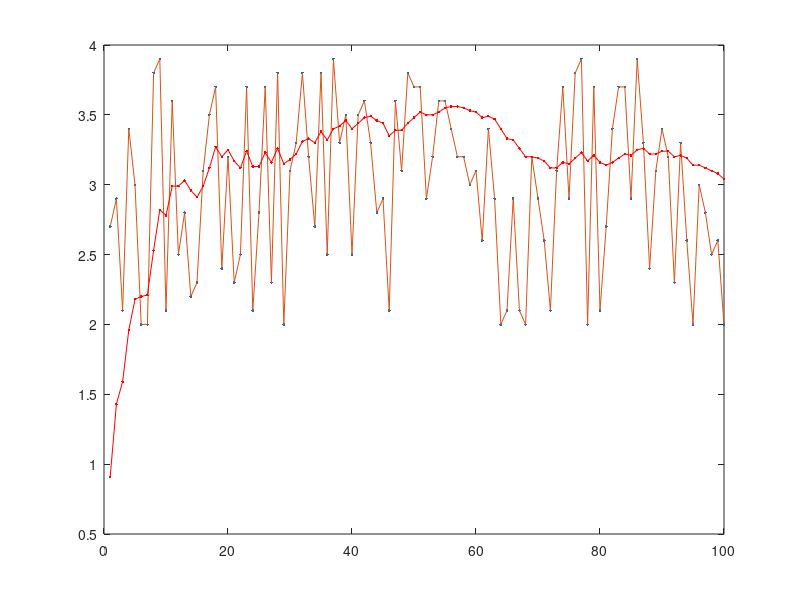

MATLAB code to generate this figure:
clc
clear
%close all
fid1 = fopen('Z.txt','rt');
fid2 = fopen('Z_K.txt','rt');

z=fscanf(fid1,'%f\n');
zk=fscanf(fid2,'%f\n');

fclose(fid1);
fclose(fid2);
figure;
plot(z,'.');hold on;plot(z);hold on;
plot(zk,'r.');hold on;plot(zk,'r');hold on;
